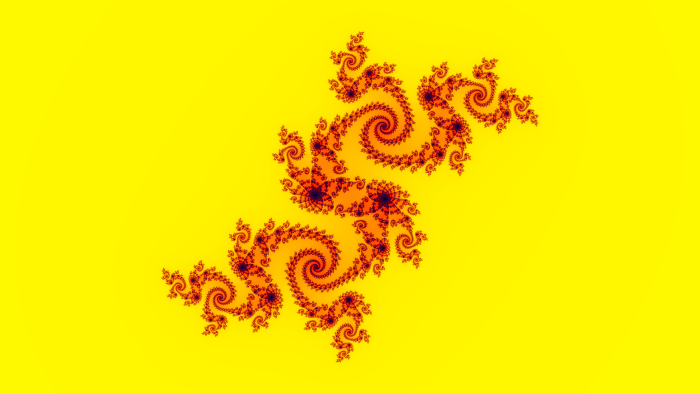
#> input picture Compression Image/Images/Fractale/fractale.png, 700 x 394 px, found by its file name
$ python 'Compression Image.py'
#> lines starting #> are read from the running program, lines starting #| are printed output that depends on the picture; long printed decimals are rounded

from PIL import Image # importation de la librairie d’image PILLOW
from math import sqrt, log2, ceil, log10 # fonctions essentielles de la librairie math
from pprint import pprint
import time as t
import matplotlib.pyplot as plt
import os
import psutil
im = Image.open("fractale.png") # ouverture du fichier d’image
#> im is the input picture: PIL image 700x394 RGB; mean R, G, B 249.8, 223.9, 1.1
px = im.load() # importation des pixels de l’image
W, H = im.size
#> W = 700; H = 394

# Exo 1.1
def peindre(x, y, w, h, r, g, b):
	couleur = (r, g, b)
	for i in range(w):
		for j in range(h):
			px[x+i, y+j] = couleur

# Exo 1.2
def moyenne(x, y, w, h):
	sr, sg, sb = 0, 0, 0
	for i in range(w):
		for j in range(h):
			r, g, b = px[x+i, y+j]
			sr += r
			sg += g
			sb += b
	n = w * h
	return sr/n, sg/n, sb/n

# Exo 1.3
def ecart_type(x, y, w, h):
	sr, sg, sb = 0, 0, 0
	sqr, sqg, sqb = 0, 0, 0
	for i in range(w):
		for j in range(h):
			r, g, b = px[x+i, y+j]
			sr += r
			sg += g
			sb += b
			sqr += r*r
			sqg += g*g
			sqb += b*b
	n = w * h
	return 10*sqrt(sqr/n - (sr/n)**2), sqrt(sqg/n - (sg/n)**2), sqrt(sqb/n - (sb/n)**2) #L'écart type du rouge a une valeur plus importante

# Exo 1.4
def est_homogene(x, y, w, h, seuil):
	val = sum(ecart_type(x, y, w, h))/12 #Valeur de l'écrat type
	rayon = ((x-W/2)**2+(y-H/2)**2)/((H/2)**2+(W/2)**2) # rayon du pixel par rapport au centre de l'image
	val = val/(rayon+0.5) #La valeur varie par sa distance au centre
	return val <= seuil

# Exo 1.5
# [9 lines left out: function partition, not called in this run]

# Exo 2
class Noeud:
	def __init__(self, x, y, l, h, r, v, b, hg, hd, bg, bd):
		self.x = x
		self.y = y
		self.l = l
		self.h = h
		self.r = r
		self.v = v
		self.b = b
		self.hg = hg # haut-gauche
		self.hd = hd # haut-droite
		self.bg = bg # bas-gauche
		self.bd = bd # bas-droite

	# [6 lines left out: function __repr__, not called in this run]

# Exo 2.2
def arbre(x, y, w, h, seuil):
	r, g, b = moyenne(x, y, w, h)
	if est_homogene(x, y, w, h, seuil):
		return Noeud(x, y, w, h, r, g, b, None, None, None, None)
	else:
		hg, hd, bg, bd = partition(x, y, w, h)
		return Noeud(x, y, w, h, r, g, b,
			arbre(*hg, seuil) if hg!=None else None,
			arbre(*hd, seuil) if hd!=None else None,
			arbre(*bg, seuil) if bg!=None else None,
			arbre(*bd, seuil) if bd!=None else None)

# Exo 2.3
# [4 lines left out: function compter, not called in this run]

# Exo 2.4
def peindre_arbre(n):
	if n == None:
		return
	if n.hg==n.hd==n.bg==n.bd==None:
		peindre(n.x, n.y, n.l, n.h, round(n.r), round(n.v), round(n.b))
	else:
		peindre_arbre(n.hg)
		peindre_arbre(n.hd)
		peindre_arbre(n.bg)
		peindre_arbre(n.bd)

# Exo 2.5
# [11 lines left out: function peindre_profondeur, not called in this run]

# Exo 2.6
def EQ(n):
	if n == None:
		return 0
	if n.hg==n.hd==n.bg==n.bd==None:
		eq = 0
		for i in range(n.x, n.x+n.l):
			for j in range(n.y, n.y+n.h):
				r, g, b = px[i, j]
				eq += (r-n.r)**2 + (g-n.v)**2 + (b-n.b)**2
		return eq
	else:
		return EQ(n.hg) + EQ(n.hd) + EQ(n.bg) + EQ(n.bd)

def PSNR(n):
	return 20 * log10(255) - 10 * log10(EQ(n) / 3 / n.l / n.h)

# Exo 3.1
# Pour le noeud n, son fils i (i de 0 à 3) est à la position : 4*n+i+1
# Pour le noeud n, son parent est à la position : round((n-1)/4)

#Exo 3.2
class Noeud2:
	# [100 lines left out: functions __init__, arbre2, peindre_arbre2, divise_rectangle, not called in this run]

class Noeud3:
	# [8 lines left out: function __init__, not called in this run]

	def infos(self):
		return self.x, self.y, self.w, self.h, (self.r, self.g, self.b)

	def peindre(self):
		peindre(self.x, self.y, self.w, self.h,round(self.r), round(self.g), round(self.b))

	def get_couleur(self):
		return self.r, self.g, self.b

	# [105 lines left out: functions set_couleur, intensite, arbre3, peindre_arbre3, estimationTempsEspace, not called in this run]

if __name__ == "__main__":


	racine = arbre(0,0,W,H,20)
#> after the loop in moyenne, `for i in range(w):`: sb = 296442; sg = 61759545; sr = 68889351
#> in arbre, `r, g, b = moyenne(x, y, w, h)`: r = 249.8; g = 223.9; b = 1.07
#> after the loop in ecart_type, `for i in range(w):`: sb = 296442; sg = 61759545; sqb = 5612136; sqg = 14659209383; sqr = 17324889735; sr = 68889351
#> in est_homogene, `val = sum(ecart_type(x, y, w, h))/12 #Valeur de l'écrat type`: val = 22.15
#> in est_homogene, `val = val/(rayon+0.5)`: val = 14.77
#> in __init__, `self.x = x`: self.x = 0
#> in __init__, `self.r = r`: self.r = 249.8
#> in __init__, `self.v = v`: self.v = 223.9
#> in __init__, `self.b = b`: self.b = 1.07
	#racine = arbre(0, 0, W, H, 5)
	print(PSNR(racine))
#> after the loop in EQ, `for i in range(n.x, n.x+n.l):`: eq = 952467027.5
#| 17.519
	peindre_arbre(racine)
	#peindre_arbre(racine)
	#im.save("reponse-1-rien.png")
	im.show()
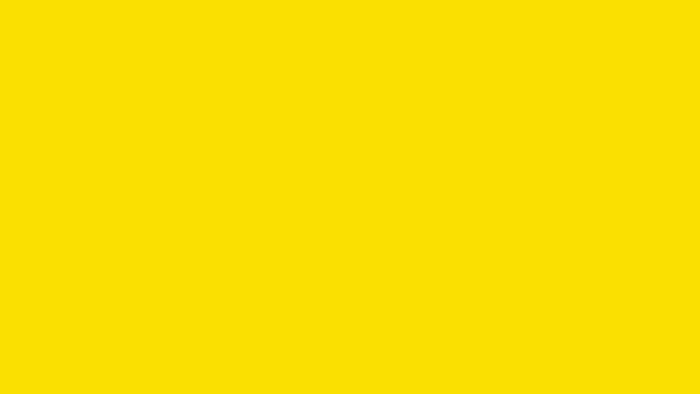
#> shown: PIL image 700x394 RGB; mean R, G, B 250, 224, 1
